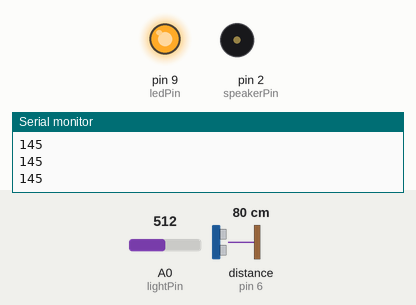
Recording of a sketch running on a simulated Arduino Uno, built with avr-gcc and run on an emulated ATmega328P. Shown: output pins drawn as LEDs (lit = HIGH), buzzer (waves = sounding), the last lines printed to the serial monitor. Wiring (inferred from the names in the program): ultrasonic range finder: trigger pin 5; echo pin 6. Inputs (shaded band) come from the test bench; at power-on: A0 (lightPin) = 512, distance to the obstacle (sensor on pin 6) 80 cm. The echo pulse lasts 58.3 µs per cm; pins used as bus, display or sensor lines are not drawn.

Above: at 1.2 s.
1.3 s: A0 (lightPin) set to 300
2.8 s: A0 (lightPin) set to 269
At 3.2 s:
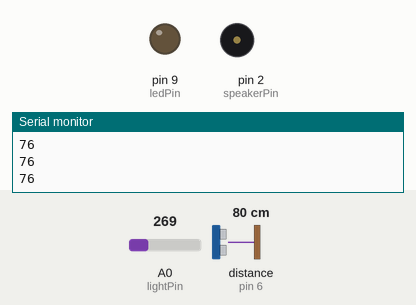
4.3 s: A0 (lightPin) set to 306
At 4.43 s:
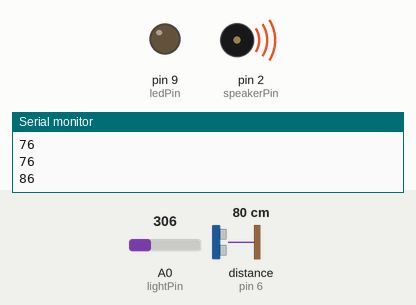
Timing chart, 0 to 7.3 s (numbered marks = the images above; inputs shaded):
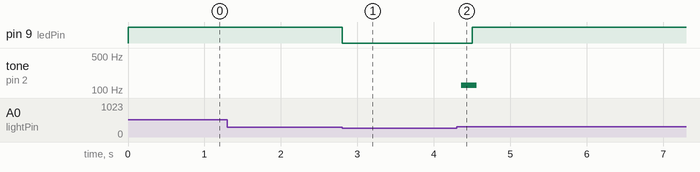

Measured:
- the behaviour switches between 286 and 285 on A0 (lightPin) (found by bisection; images 0 and 1)
- after the input at 2.8 s, pin 9 (ledPin): HIGH → LOW at once
- after the input at 4.3 s, pin 9 (ledPin): LOW → HIGH after 0.20 s; tone on pin 2 (speakerPin): silent → 125 Hz after 0.06 s, → silent 0.20 s later

The sketch:

LaserHarp.ino
```cpp
int lightPin = 0;
int speakerPin = 2;
int threshold = 80;
boolean plucked = true;
int duration = 200;
int note = 1915;

const int trigPin = 5;
const int echoPin = 6;

int ledPin = 9;


void setup()
{
  Serial.begin(9600);
  pinMode(ledPin, OUTPUT); //sets the led pin to output
  pinMode(speakerPin, OUTPUT);
}


void loop()
{
  long dur, inches, cm;

  pinMode(trigPin, OUTPUT);
  digitalWrite(trigPin, LOW);
  delayMicroseconds(2);
  digitalWrite(trigPin, HIGH);
  delayMicroseconds(10);
  digitalWrite(trigPin, LOW);
  pinMode(echoPin, INPUT);
  dur = pulseIn(echoPin, HIGH);

  // convert the time into a distance
  inches = microsecondsToInches(dur);
  cm = microsecondsToCentimeters(dur);

  note = cm * 50;


  int lightLevel = analogRead(lightPin); //Read the lightlevel
  lightLevel = map(lightLevel, 0, 900, 0, 255);
  Serial.println(lightLevel); //adjust the value 0 to 900 to span 0 to 255
  if (lightLevel > threshold){
    if (!plucked){
      for (long i = 0; i < duration * 1000L; i += note * 2) {
        digitalWrite(speakerPin, HIGH);
        delayMicroseconds(note);
        digitalWrite(speakerPin, LOW);
        delayMicroseconds(note);
      }
      plucked = true;
    }
    digitalWrite(ledPin, HIGH);
  }else {
    plucked = false;
    digitalWrite(ledPin, LOW);
  }
}

long microsecondsToInches(long microseconds)
{
  return microseconds / 74 / 2;
}

long microsecondsToCentimeters(long microseconds)
{
  return microseconds / 29 / 2;
}
```
